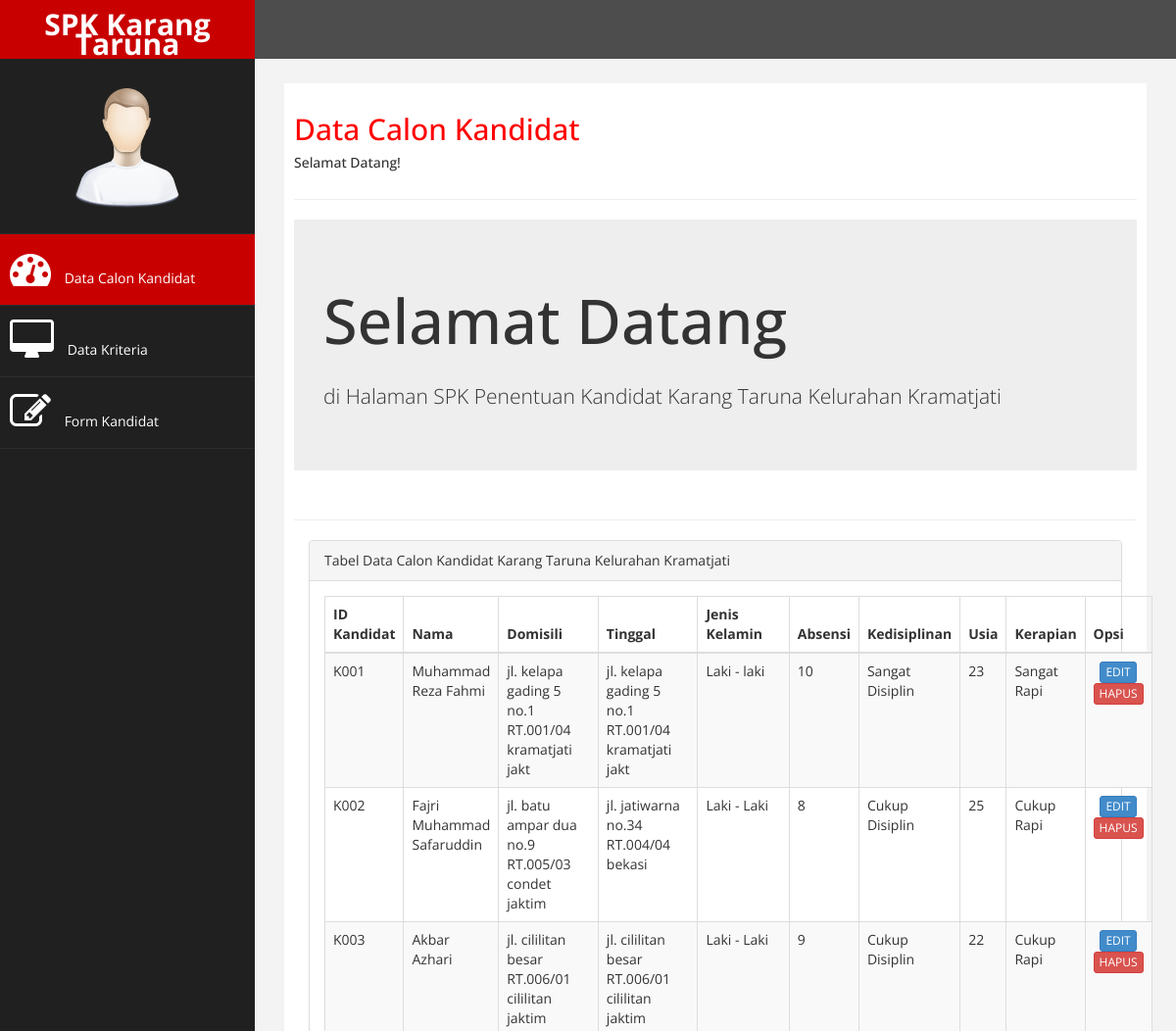
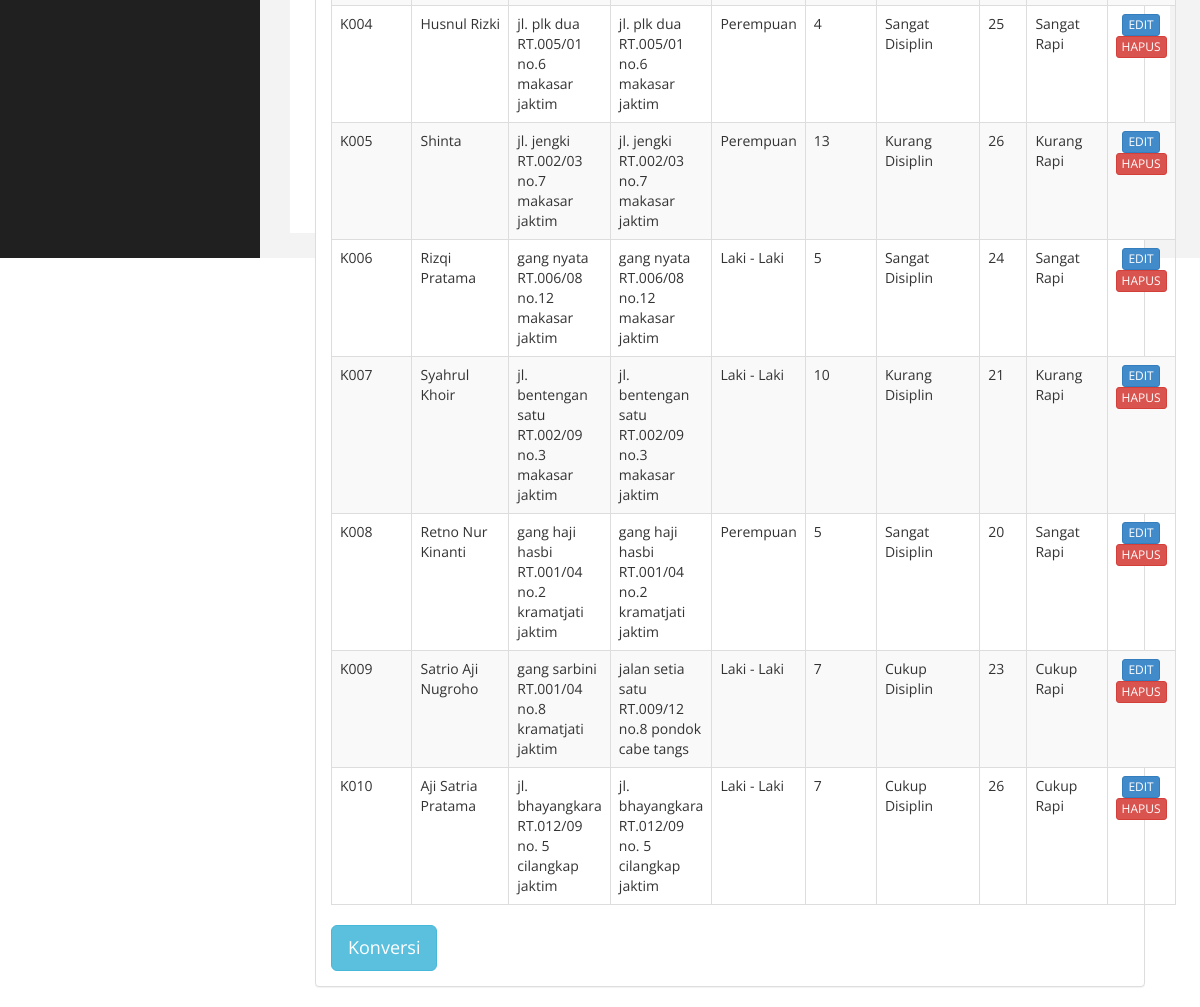
The page / on the database its author committed (2 pictures, top to bottom).
### tables this page shows
CREATE TABLE `kandidat` (
  `id_kandidat` varchar(5) NOT NULL,
  `nama_kandidat` varchar(30) NOT NULL,
  `domisili` varchar(50) NOT NULL,
  `tinggal` varchar(50) NOT NULL,
  `jenis_kelamin` varchar(15) NOT NULL,
  `absensi` int(5) NOT NULL,
  `kedisiplinan` varchar(20) NOT NULL,
  `usia` int(5) NOT NULL,
  `kerapian` varchar(20) NOT NULL
);

### index.php (the view, shortened to what this page needs)
<!DOCTYPE html>
<html xmlns="http://www.w3.org/1999/xhtml">
<head>
    <link href="assets/css/bootstrap.css" rel="stylesheet" />
    <link href="assets/css/font-awesome.css" rel="stylesheet" />
    <link href="assets/js/morris/morris-0.4.3.min.css" rel="stylesheet" />
    <link href="assets/css/custom.css" rel="stylesheet" />
</head>
<body>
    <div id="wrapper">
        <nav class="navbar navbar-default navbar-cls-top " role="navigation" style="margin-bottom: 0">
            <div class="navbar-header">
                <a class="navbar-brand" href="index.html">SPK Karang Taruna</a>
            </div>
        </nav>
                <nav class="navbar-default navbar-side" role="navigation">
            <div class="sidebar-collapse">
                <ul class="nav" id="main-menu">
				<li class="text-center">
                    <img src="assets/img/find_user.png" class="user-image img-responsive"/>
					</li>
                    <li>
                        <a class="active-menu"  href="index.php"><i class="fa fa-dashboard fa-3x"></i> Data Calon Kandidat</a>
                    </li>
                     <li>
                        <a  href="ui.php"><i class="fa fa-desktop fa-3x"></i> Data Kriteria</a>
                    </li>
                    <li  >
                        <a  href="form.php"><i class="fa fa-edit fa-3x"></i> Form Kandidat </a>
                    </li>
                </ul>
            </div>
        </nav>
        <div id="page-wrapper" >
            <div id="page-inner">
                <div class="row">
                    <div class="col-md-12">
                     <h2>Data Calon Kandidat</h2>
                        <h5>Selamat Datang!</h5>
                    </div>
                </div>
                  <hr />
                <div class="row">
                <div class="col-md-12">
                    <div class="jumbotron">
                        <h1>Selamat Datang</h1>
                        <p>di Halaman SPK Penentuan Kandidat Karang Taruna Kelurahan Kramatjati</p>
                    </div>
                </div>
            </div>
                <hr />
                    <div class="col-md-12 col-sm-12 col-xs-12">
                    <div class="panel panel-default">
                        <div class="panel-heading">
                           Tabel Data Calon Kandidat Karang Taruna Kelurahan Kramatjati
                        </div>
                        <div class="panel-body">
                            <div class="table-responsive">
                                <table class="table table-striped table-bordered table-hover">
                                    <thead>
                                        <tr>
                                            <th>ID Kandidat</th>
                                            <th>Nama</th>
                                            <th>Domisili</th>
                                            <th>Tinggal</th>
                                            <th>Jenis Kelamin</th>
                                            <th>Absensi</th>
                                            <th>Kedisiplinan</th>
                                            <th>Usia</th>
                                            <th>Kerapian</th>
                                            <th>Opsi</th>
                                        </tr>
                                    </thead>
                                    <tbody>
                                    <?php
                                    include 'koneksi.php';
                                    $data = mysqli_query($koneksi,"select * from kandidat");
                                    while($d = mysqli_fetch_array($data)){
                                        ?>
                                        <tr>
                                            <td><?php echo $d['id_kandidat']; ?></td>
                                            <td><?php echo $d['nama_kandidat']; ?></td>
                                            <td><?php echo $d['domisili']; ?></td>
                                            <td><?php echo $d['tinggal']; ?></td>
                                            <td><?php echo $d['jenis_kelamin']; ?></td>
                                            <td><?php echo $d['absensi']; ?></td>
                                            <td><?php echo $d['kedisiplinan']; ?></td>
                                            <td><?php echo $d['usia']; ?></td>
                                            <td><?php echo $d['kerapian']; ?></td>
                                            <td><center>
                                                <a href="edit_form.php?id_kandidat=<?php echo $d['id_kandidat']; ?>" class="btn btn-primary btn-xs">EDIT</a>
                                                <a href="hapus_kandidat.php?id_kandidat=<?php echo $d['id_kandidat']; ?>" class="btn btn-danger btn-xs" onclick="return confirm('Anda yakin ingin menghapus?');">HAPUS</a>
                                            </center>
                                            </td>
                                        </tr>
            <?php
            }
        ?>
                                    </tbody>
                                </table>
                            </div>
                            <a href="konversi.php" class="btn btn-info btn-lg">Konversi</a>
                        </div>
                    </div>
                    </div>
                </div>
                    </div>
                </div>
</body>
</html>

### assets/css/custom.css (style rules this page uses)
body { font-family: 'Open Sans', sans-serif; }
#wrapper { width: 100%; background:#202020; }
#page-wrapper { padding: 15px 15px; min-height: 600px; background:#F3F3F3; }
#page-inner { width:100%; margin:10px 20px 10px 0px; background-color:#fff!important; padding:10px; min-height:1200px; }
.text-center { text-align:center; }
h2 { color: #f00; }
p { font-size:16px; line-height:25px; padding-top:20px; }
.user-image { margin: 25px auto; -webkit-border-radius: 10px; -moz-border-radius: 10px; border-radius: 10px; max-height:170px; max-width:170px; }
.navbar-cls-top .navbar-brand { color: #fff; background: #C90000; width: 260px; text-align: center; height: 60px; font-size: 30px; font-weight: 700; }
.active-menu { background-color:#C90000!important; }
.sidebar-collapse , .sidebar-collapse .nav { background:none; }
.sidebar-collapse .nav { padding:0; }
.sidebar-collapse .nav > li > a { color:#fff; background:#202020; text-shadow:none; }
.sidebar-collapse > .nav > li > a { padding:15px 10px; }
.sidebar-collapse > .nav > li { border-bottom: 1px solid rgba(107, 108, 109, 0.19); }
.navbar-side { border:none; background-color: #202020; }
.navbar-cls-top { background:#4D4D4D; border-bottom:none; }
.navbar-default { border:0px solid black; }
.navbar-header { background: #A70303; }
.nav > li > a > i { margin-right:10px; }
@media (min-width:768px) { #page-wrapper { margin: 0 0 0 260px; padding: 15px 30px; min-height: 1200px; } }
@media (min-width:768px) { .navbar-side { z-index: 1; position: absolute; width: 260px; } }
@media (min-width:768px) { .navbar { border-radius: 0px; } }

### rows shown on the page
kandidat: id_kandidat "K001", nama_kandidat "Muhammad Reza Fahmi", domisili "jl. kelapa gading 5 no.1 RT.001/04 kramatjati jakt", tinggal "jl. kelapa gading 5 no.1 RT.001/04 kramatjati jakt", jenis_kelamin "Laki - laki", absensi "10", kedisiplinan "Sangat Disiplin", usia "23", kerapian "Sangat Rapi"
kandidat: id_kandidat "K002", nama_kandidat "Fajri Muhammad Safaruddin", domisili "jl. batu ampar dua no.9 RT.005/03 condet jaktim", tinggal "jl. jatiwarna no.34 RT.004/04 bekasi", jenis_kelamin "Laki - Laki", absensi "8", kedisiplinan "Cukup Disiplin", usia "25", kerapian "Cukup Rapi"
kandidat: id_kandidat "K003", nama_kandidat "Akbar Azhari", domisili "jl. cililitan besar RT.006/01 cililitan jaktim", tinggal "jl. cililitan besar RT.006/01 cililitan jaktim", jenis_kelamin "Laki - Laki", absensi "9", kedisiplinan "Cukup Disiplin", usia "22", kerapian "Cukup Rapi"
kandidat: id_kandidat "K004", nama_kandidat "Husnul Rizki", domisili "jl. plk dua RT.005/01 no.6 makasar jaktim", tinggal "jl. plk dua RT.005/01 no.6 makasar jaktim", jenis_kelamin "Perempuan", absensi "4", kedisiplinan "Sangat Disiplin", usia "25", kerapian "Sangat Rapi"
kandidat: id_kandidat "K005", nama_kandidat "Shinta", domisili "jl. jengki RT.002/03 no.7 makasar jaktim", tinggal "jl. jengki RT.002/03 no.7 makasar jaktim", jenis_kelamin "Perempuan", absensi "13", kedisiplinan "Kurang Disiplin", usia "26", kerapian "Kurang Rapi"
kandidat: id_kandidat "K006", nama_kandidat "Rizqi Pratama", domisili "gang nyata RT.006/08 no.12 makasar jaktim", tinggal "gang nyata RT.006/08 no.12 makasar jaktim", jenis_kelamin "Laki - Laki", absensi "5", kedisiplinan "Sangat Disiplin", usia "24", kerapian "Sangat Rapi"
kandidat: id_kandidat "K007", nama_kandidat "Syahrul Khoir", domisili "jl. bentengan satu RT.002/09 no.3 makasar jaktim", tinggal "jl. bentengan satu RT.002/09 no.3 makasar jaktim", jenis_kelamin "Laki - Laki", absensi "10", kedisiplinan "Kurang Disiplin", usia "21", kerapian "Kurang Rapi"
kandidat: id_kandidat "K008", nama_kandidat "Retno Nur Kinanti", domisili "gang haji hasbi RT.001/04 no.2 kramatjati jaktim", tinggal "gang haji hasbi RT.001/04 no.2 kramatjati jaktim", jenis_kelamin "Perempuan", absensi "5", kedisiplinan "Sangat Disiplin", usia "20", kerapian "Sangat Rapi"
kandidat: id_kandidat "K009", nama_kandidat "Satrio Aji Nugroho", domisili "gang sarbini RT.001/04 no.8 kramatjati jaktim", tinggal "jalan setia satu RT.009/12 no.8 pondok cabe tangs", jenis_kelamin "Laki - Laki", absensi "7", kedisiplinan "Cukup Disiplin", usia "23", kerapian "Cukup Rapi"
kandidat: id_kandidat "K010", nama_kandidat "Aji Satria Pratama", domisili "jl. bhayangkara RT.012/09 no. 5 cilangkap jaktim", tinggal "jl. bhayangkara RT.012/09 no. 5 cilangkap jaktim", jenis_kelamin "Laki - Laki", absensi "7", kedisiplinan "Cukup Disiplin", usia "26", kerapian "Cukup Rapi"
